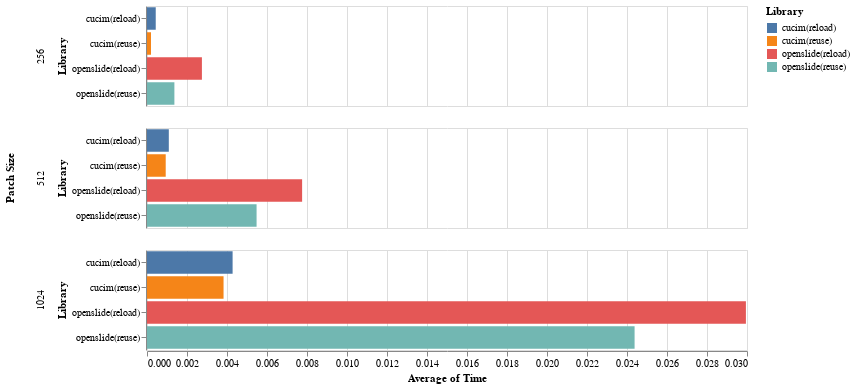

This figure's notebook cell:
### Code cell
import altair as alt

bars = alt.Chart(df).mark_bar().encode(
    x='average(Time):Q',
    y='Library:O',
    color='Library:N',
    row='Patch Size:N',
    text=alt.Text('average(Time):Q', format='.3f')
).properties(
    width=600,
    height=100
)
bars

### Figure 1 — Vega-Lite specification as saved in the notebook (floating-point values rounded to 4 significant figures; data arrays with more than 128 entries replaced by an {"elided": "..."} marker saying what was removed)
{"config": {"view": {"continuousWidth": 400, "continuousHeight": 300}}, "data": {"name": "data-b2ef6b1abafdecae81ac50d67e6bcefd"}, "mark": "bar", "encoding": {"color": {"type": "nominal", "field": "Library"}, "row": {"type": "nominal", "field": "Patch Size"}, "text": {"type": "quantitative", "aggregate": "average", "field": "Time", "format": ".3f"}, "x": {"type": "quantitative", "aggregate": "average", "field": "Time"}, "y": {"type": "ordinal", "field": "Library"}}, "height": 100, "width": 600, "$schema": "https://vega.github.io/schema/vega-lite/v4.8.1.json", "datasets": {"data-b2ef6b1abafdecae81ac50d67e6bcefd": {"elided": "360 records"}}}
